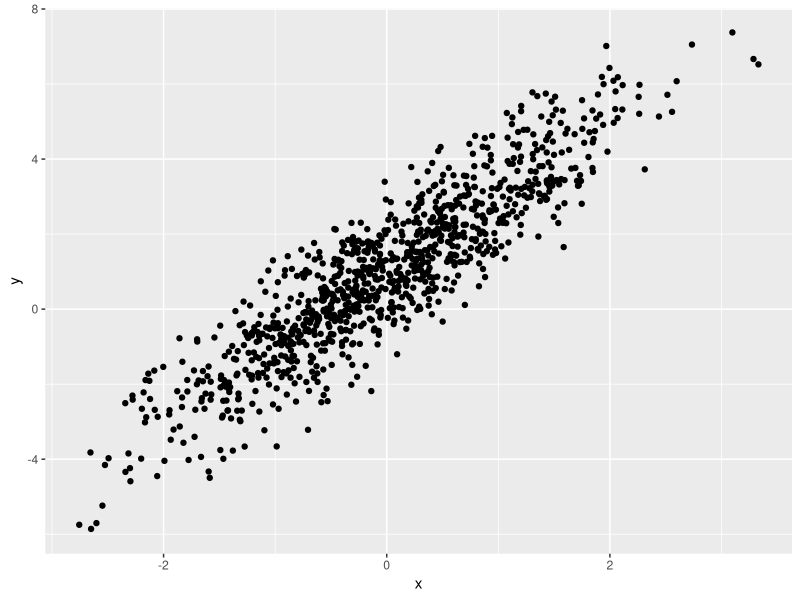
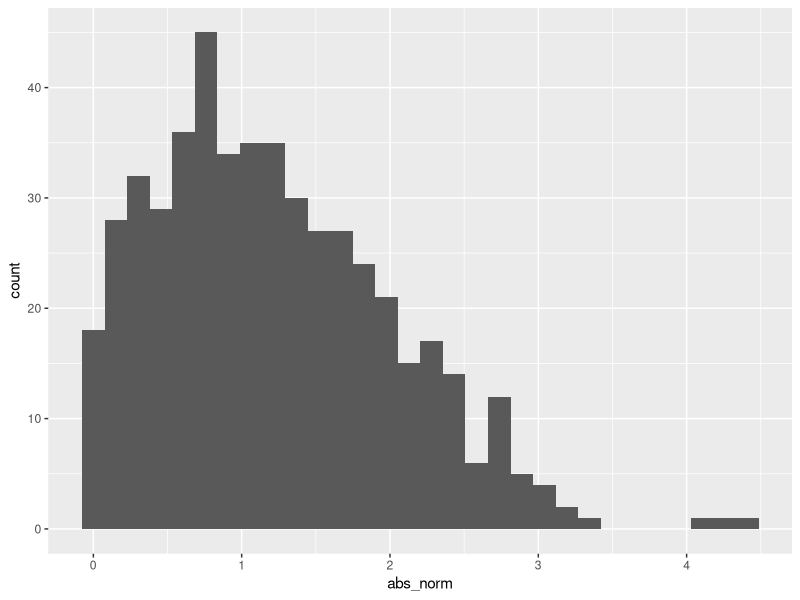

Write R code to recreate these figures, in order.
## ---- chunk 1
library(tidyverse)
## ---- chunk 2
samp = rnorm(100)
length(samp)
## ---- chunk 3
plot_df =
  tibble(
    x = rnorm(n = 1000),
    y = 1 + 2*x + rnorm(n = 1000)
  )

ggplot(plot_df, aes(x = x, y = y)) + geom_point()
## ---- chunk 4
la_df =
  tibble(
    norm = rnorm(n = 500, mean = 1),
    logical = norm > 0,
    abs_norm = abs(norm))

ggplot(la_df, aes(x = abs_norm)) + geom_histogram()

